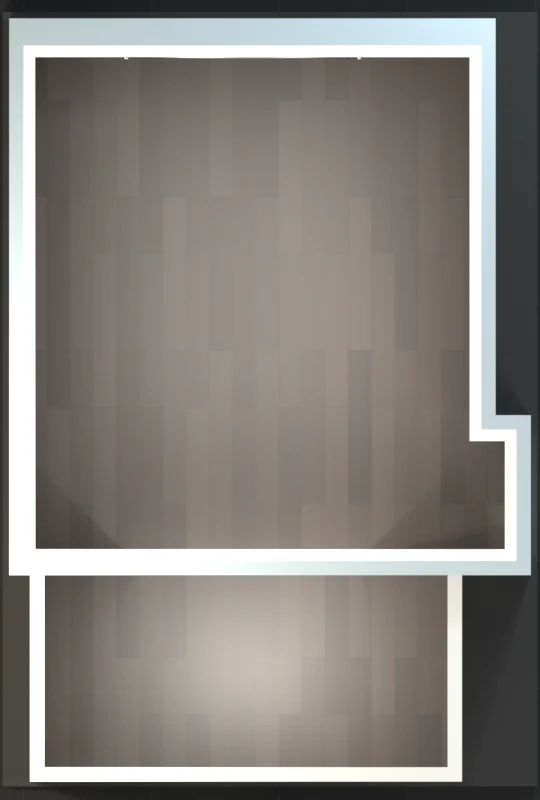
#> input picture dist/assets/plan/00.webp, 540 x 800 px
$ python -i pack_cinematic.py   (imports and definitions only)
#> lines starting #> are read from the running program, lines starting #| are printed output that depends on the picture
"""Make the browser assets from the Blender render directory (see render_cinematic.py).

usage: python3 office-field-log/tools/pack_cinematic.py /tmp/office-cinematic [--partial]

Writes under dist/assets/:
  build/NN-L.webp, build/NN-P.webp      every scroll state, landscape (wide screens) and portrait (phones)
  accent/NN-L.webp, accent/NN-P.webp    green outlines + glow on the parts that are new in that state
  bp/<camera>-L.webp, bp/<camera>-P.webp the finished room as a blueprint from each camera (plan -> built scans)
  plan/NN.webp                          the room from above at that state (mini-map; repeats are shared)
  build/frames.json, build/cameras.json the scroll track and the camera / plan geometry for the mini-map
  hero.webp, hero-loop.mp4              the landing orbit on white (the page multiplies it onto the cream)
Scroll positions: each state keeps its chapter; within a chapter, a camera change gets 2.6x the scroll
of a step inside one shot, so the plan -> built scans have room to breathe.
"""
import argparse
import json
import subprocess
from pathlib import Path

import numpy as np
from PIL import Image, ImageFilter

HERE = Path(__file__).resolve().parent
ASSETS = HERE.parent / "dist" / "assets"
CFG = json.loads((HERE / "cinematic_shots.json").read_text())
#> (reads tools/cinematic_shots.json from the repository)
ap = argparse.ArgumentParser(description=__doc__)
# [3 lines not run here, left out]
# [1 line that did not run here, left out]
GREEN = (60, 224, 75)
STAGED = {"bases": "Base cabinets on three walls", "counter": "Fitting the U-shaped counter",
          "shelves": "Installing the wraparound shelves", "partial-slats": "Slats fitted behind the shelves",
          "drawers-moving": "Drawer fronts sliding into place", "doors-moving": "Fitting the closet cabinet doors",
          "blinds-moving": "Blinds sliding into the window return"}
# [2 lines not run here, left out]


def fresh(src, dest):
    return src.is_file() and (not dest.is_file() or src.stat().st_mtime > dest.stat().st_mtime)


def accent(mask_path, beauty_path, dest):
    """Green outline + inner edges + soft glow where new parts show (transparent elsewhere)."""
    m = Image.open(mask_path).convert("RGBA")
    a = np.asarray(m).astype(np.float32) / 255
    cover = a[..., 0] * a[..., 3]                                    # white where a new part is in view
    if cover.max() < 0.5:
        return False
    W, H = m.size
    s = max(1, round(W / 1080))                                       # line widths scale with the image
    mk = Image.fromarray((cover * 255).astype(np.uint8))
    outer = np.asarray(mk.filter(ImageFilter.MaxFilter(2 * s + 1))).astype(np.float32) / 255
    inner = np.asarray(mk.filter(ImageFilter.MinFilter(2 * s + 1))).astype(np.float32) / 255
    ring = np.clip(outer - inner, 0, 1)
    lum = Image.open(beauty_path).convert("L")
    gx = np.asarray(lum.filter(ImageFilter.Kernel((3, 3), (-1, 0, 1, -2, 0, 2, -1, 0, 1), 1))).astype(np.float32)
    gy = np.asarray(lum.filter(ImageFilter.Kernel((3, 3), (-1, -2, -1, 0, 0, 0, 1, 2, 1), 1))).astype(np.float32)
    edge = np.clip((np.abs(gx) + np.abs(gy)) / 90.0 - 0.15, 0, 1) * inner        # the part's own edges, inside it
    glow = np.asarray(mk.filter(ImageFilter.GaussianBlur(14 * s))).astype(np.float32) / 255
    alpha = np.clip(ring * 1.0 + edge * 0.6 + glow * 0.32 + cover * 0.08, 0, 1)
    rgba = np.zeros((H, W, 4), np.uint8)
    rgba[..., 0], rgba[..., 1], rgba[..., 2] = GREEN
    rgba[..., 3] = (alpha * 255).astype(np.uint8)
    Image.fromarray(rgba, "RGBA").save(dest, quality=82, method=5)
    return True


def positions():
    """Keep each state in its chapter; give camera changes 2.6x the scroll of an in-shot step."""
    rows = CFG["frames"]
    ch = [int(r[0]) for r in rows]
    out = [0.0] * len(rows)
    for c in sorted(set(ch)):
        idx = [i for i, x in enumerate(ch) if x == c]
        w = [0.0]
        for a, b in zip(idx, idx[1:]):
            w.append(w[-1] + (2.6 if rows[a][2] != rows[b][2] else 1.0))
        lo, hi = c + 0.10, c + (0.90 if c < max(ch) else 0.98)
        for k, i in enumerate(idx):
            out[i] = round(lo + (hi - lo) * (w[k] / w[-1] if w[-1] else 0), 4)
    return out


frames, planned = [], {}
at = positions()
# [44 lines not run here, left out]

# [1 line that did not run here, left out]
# [1 line that did not run here, left out]
# [7 lines not run here, left out]


def on_white(path):
    """The model on white with a soft contact shadow; the page multiplies it onto the cream."""
#> called with path = '../dist/assets/plan/00.webp'
    im = Image.open(path).convert("RGBA")
    alpha = im.getchannel("A")
#> alpha: PIL image 540x800 L; every value is 255
    shadow = alpha.filter(ImageFilter.GaussianBlur(im.width * .014)).point(lambda v: v * .22)
#> shadow: PIL image 540x800 L; every value is 56
    back = Image.new("RGBA", im.size, "white")
#> back: PIL image 540x800 RGBA; every value is 255
    back.paste("#8a8279", (0, int(im.height * .02)), shadow)
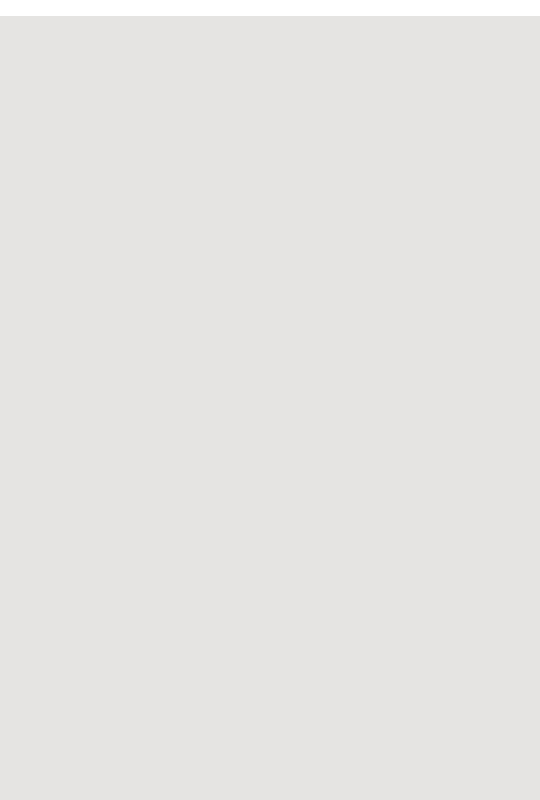
#> back: PIL image 540x800 RGBA; mean R, G, B, A 229.5, 228.5, 226.6, 255
    return Image.alpha_composite(back, im).convert("RGB")
#> returned value is the input picture: PIL image 540x800 RGB; mean R, G, B 134.4, 130.3, 125.6


# [1 line that did not run here, left out]
# [13 lines not run here, left out]

>>> result = on_white('../dist/assets/plan/00.webp')
